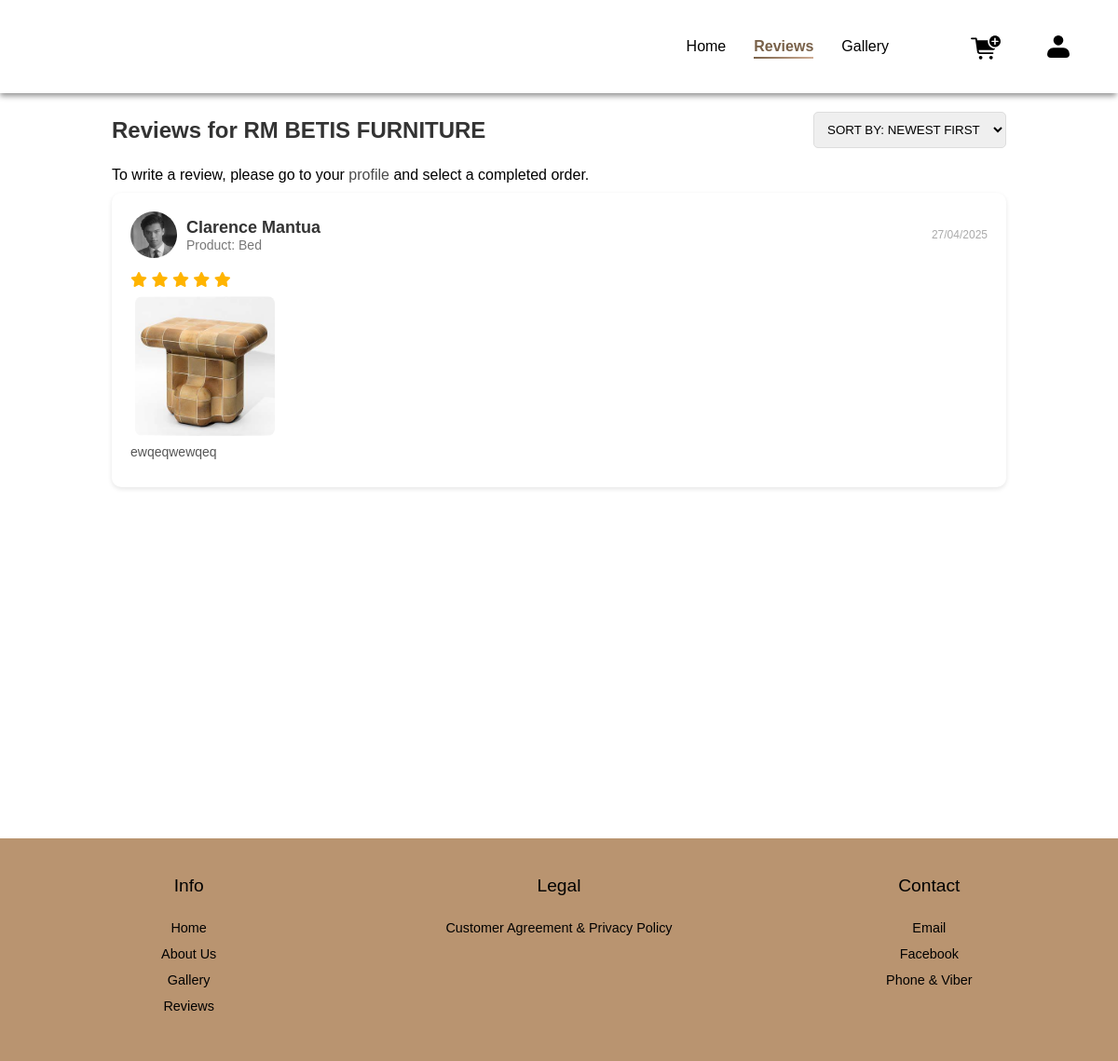
The page /Capstone_Client/reviews/review.php (signed in) on the database its author committed.
### tables this page shows
CREATE TABLE `tbl_reviews` (
  `Review_ID` int(11) NOT NULL AUTO_INCREMENT,
  `User_ID` varchar(150) NOT NULL,
  `Product_ID` int(11) DEFAULT NULL,
  `Purchase_ID` int(11) DEFAULT NULL,
  `Rating` int(1) NOT NULL,
  `Review_Text` text DEFAULT NULL,
  `Review_Date` timestamp NOT NULL DEFAULT current_timestamp(),
  `PicPath` varchar(255) DEFAULT NULL,
  PRIMARY KEY (`Review_ID`),
  KEY `User_ID` (`User_ID`),
  KEY `tbl_reviews_ibfk_2` (`Product_ID`),
  KEY `tbl_reviews_ibfk_3` (`Purchase_ID`),
  CONSTRAINT `tbl_reviews_ibfk_1` FOREIGN KEY (`User_ID`) REFERENCES `tbl_user_info` (`User_ID`) ON DELETE CASCADE,
  CONSTRAINT `tbl_reviews_ibfk_2` FOREIGN KEY (`Product_ID`) REFERENCES `tbl_prod_info` (`Product_ID`) ON DELETE SET NULL,
  CONSTRAINT `tbl_reviews_ibfk_3` FOREIGN KEY (`Purchase_ID`) REFERENCES `tbl_purchase_history` (`Purchase_ID`) ON DELETE SET NULL
);

CREATE TABLE `tbl_user_info` (
  `User_ID` varchar(150) NOT NULL,
  `Last_Name` varchar(300) DEFAULT NULL,
  `First_Name` varchar(300) DEFAULT NULL,
  `Middle_Name` varchar(300) DEFAULT NULL,
  `Home_Address` varchar(300) DEFAULT NULL,
  `Email_Address` varchar(300) DEFAULT NULL,
  `Mobile_Number` varchar(300) DEFAULT NULL,
  `Status` varchar(300) DEFAULT NULL,
  `Password` varchar(150) DEFAULT NULL,
  `PicPath` varchar(750) DEFAULT NULL,
  `Valid_ID_Path` varchar(255) DEFAULT NULL,
  `ID_Verification_Status` enum('Valid','Invalid','Unverified') DEFAULT 'Unverified',
  `reset_code` int(11) DEFAULT NULL,
  `reset_code_expiry` datetime DEFAULT NULL,
  PRIMARY KEY (`User_ID`),
  UNIQUE KEY `UQ_Email_Address` (`Email_Address`)
);

CREATE TABLE `tbl_prod_info` (
  `Product_ID` int(11) NOT NULL AUTO_INCREMENT,
  `Product_Name` varchar(255) NOT NULL,
  `Description` text DEFAULT NULL,
  `Category` varchar(100) DEFAULT NULL,
  `Sizes` varchar(100) DEFAULT NULL,
  `Color` varchar(50) DEFAULT NULL,
  `Stock` varchar(100) DEFAULT NULL,
  `Assembly_Required` varchar(255) DEFAULT NULL,
  `ImageURL` varchar(255) DEFAULT NULL,
  `Price` varchar(255) NOT NULL,
  `Sold` varchar(255) DEFAULT NULL,
  `DateAdded` timestamp NOT NULL DEFAULT current_timestamp(),
  `LastUpdate` timestamp NOT NULL DEFAULT current_timestamp() ON UPDATE current_timestamp(),
  `GLB_File_URL` varchar(255) DEFAULT NULL,
  `product_type` enum('readymade','custom') DEFAULT 'readymade',
  PRIMARY KEY (`Product_ID`)
);

### Capstone_Client/reviews/review.php (the view, shortened to what this page needs)
<?php
include("../config/database.php");
$product_id = isset($_GET['product_id']) ? (int)$_GET['product_id'] : null;
$product = null;
$reviewStmt = $pdo->prepare("
    SELECT r.*, u.First_Name, u.Last_Name, u.PicPath as Profile_Pic, p.Product_Name, p.ImageURL
    FROM tbl_reviews r
    JOIN tbl_user_info u ON r.User_ID = u.User_ID
    JOIN tbl_prod_info p ON r.Product_ID = p.Product_ID
    ORDER BY r.Review_Date DESC
");
$reviewStmt->execute();
$reviews = $reviewStmt->fetchAll(PDO::FETCH_ASSOC);
?>
<!DOCTYPE html>
<html lang="en">
<head>
    <link rel="stylesheet" href="../static/css-files/home.css">
    <link rel="stylesheet" href="../static/css-files/review.css">
    <link rel="stylesheet" href="../static/css-files/edit-review.css">
    <link rel="stylesheet" href="https://cdnjs.cloudflare.com/ajax/libs/font-awesome/6.4.2/css/all.min.css" />
    <link rel="stylesheet" href="https://cdn.jsdelivr.net/npm/swiper@11/swiper-bundle.min.css"/>
</head>
<body>
<header>
  <nav class="navbar">
    <a href="../dashboard/home.php" class="logo">
    </a>
    <ul class="menu-links">
      <li class="dropdown">
        <a href="../dashboard/home.php">Home</a>
      </li>
      <li><a href="../reviews/review.php" class="active">Reviews</a></li>
      <li><a href="../gallery/gallery.php" >Gallery</a></li>
      <li><a href="../cart/cart.php" class="cart" id="cart">Cart</a></li>
      <li class="dropdown">
        <a href="../profile/profile.php" class="profile" id="sign_in">Profile</a>
      </li>
    </ul>
  </nav>
</header>
<main>
    <div class="container">
        <div class="header">
            <h1>Reviews for RM BETIS FURNITURE</h1>
            <select id="sort-reviews">
                <option value="newest">SORT BY: NEWEST FIRST</option>
            </select>
        </div>
        <?php if ($product): ?>
            <div class="form-container">
                <h2>Submit Review for <?= htmlspecialchars($product['Product_Name']) ?></h2>
                <form id="review-form" method="POST" action="submit_review.php" enctype="multipart/form-data">
                    <input type="hidden" name="product_id" value="<?= htmlspecialchars($product['Product_ID']) ?>">
                    <textarea name="review_text" placeholder="Your Review" required></textarea>
                    <label for="rating">Rating:</label>
                    <select name="rating" id="rating" required>
                        <option value="">Select Rating</option
                        <?php for ($i = 1; $i <= 5; $i++): ?>
                            <option value="<?= $i ?>"><?= $i ?> Star<?= $i > 1 ? 's' : '' ?></option>
                        <?php endfor; ?>
                    </select>
                    <label for="review_image">Upload Images:</label>
                    <input type="file" name="review_image[]" accept="image/*" multiple>
                    <button type="submit">Submit Review</button>
                </form>
            </div>
        <?php elseif (!$product_id): ?>
            <div class="no-reviews-message">
                <p>To write a review, please go to your <a href="../profile/profile.php">profile</a> and select a completed order.</p>
            </div>
        <?php endif; ?>
<div id="reviews">
    <?php foreach ($reviews as $review): ?>
        <div class="review-card">
            <div class="review-header">
                <?php
                $baseUrl = 'http://localhost/Capstone_Beta/';
                $profilePicPath = !empty($review['Profile_Pic']) ? $baseUrl . $review['Profile_Pic'] : $baseUrl . 'static/images/default-profile.png';
                ?>
                <img src="<?= htmlspecialchars($profilePicPath) ?>"
                     alt="Profile picture" width="50" height="50"/>
                <div class="info">
                    <h3><?php echo htmlspecialchars($review['First_Name'] . ' ' . $review['Last_Name']); ?></h3>
                    <p class="product">Product: <?php echo htmlspecialchars($review['Product_Name']); ?></p>
                </div>
                <div class="date">
                    <?php echo date('d/m/Y', strtotime($review['Review_Date'])); ?>
                </div>
            </div>
            <div class="review-body">
                <div class="rating">
                    <?php for ($i = 1; $i <= 5; $i++): ?>
                        <i class="fas fa-star <?php echo $i <= $review['Rating'] ? 'active' : ''; ?>"></i>
                    <?php endfor; ?>
                </div>
                <?php
                if (!empty($review['PicPath'])) {
                    $images = json_decode($review['PicPath'], true);
                    if (is_array($images)) {
                        foreach ($images as $image) {
                            $fullImagePath = $baseUrl . $image;
                            echo '<img src="' . htmlspecialchars($fullImagePath) . '" alt="Review Image" class="review-image" onclick="openModal(\'' . htmlspecialchars($fullImagePath) . '\')">';
                        }
                    }
                }
                ?>
                <p><?php echo htmlspecialchars($review['Review_Text']); ?></p>
            </div>
        </div>
    <?php endforeach; ?>
</div>
</main>
<footer class="footer">
  <div class="footer-row">
    <div class="footer-col">
      <h4>Info</h4>
      <ul class="links">
        <li><a href="home.php">Home</a></li>
        <li><a href="#about-section">About Us</a></li>
        <li><a href="../gallery/gallery.php">Gallery</a></li>
        <li><a href="../reviews/review.php">Reviews</a></li>
      </ul>
    </div>
    <div class="footer-col">
      <h4>Legal</h4>
      <ul class="links">
      <li><a href="../agreement/agreement.html">Customer Agreement & Privacy Policy</a></li>
      </ul>
    </div>
    <div class="footer-col">
    <h4>Contact</h4>
    <ul class="links">
      <li><a href="https://mail.google.com/mail/u/0/?fs=1&to=Rmbetisfurniture@yahoo.com&su=Your+Subject+Here&body=Your+message+here.&tf=cm" target="_blank">Email</a></li>
      <li><a href="https://www.facebook.com/BetisFurnitureExtension" target="_blank">Facebook</a></li>
      <li><a href="viber://chat?number=%2B6396596602006">Phone & Viber</a></li>
    </ul>
</div>
    </div>
</footer>
</body>
</html>

### Capstone_Client/static/css-files/Home.css (style rules this page uses)
* { margin: 0; padding: 0; box-sizing: border-box; font-family: 'Marcellus', sans-serif; }
:root { --main-bg-color: #B99470; --link-color: #000; --hover-color: #1dbf73; }
main { overflow: hidden; }
header { position: sticky; left: 0; top: 0; width: 100%; z-index: 1; padding: 20px; background-color: white; box-shadow: -1px 4px 6px -1px rgba(0,0,0,0.43); -webkit-box-shadow: -1px 4px 6px -1px rgba(0,0,0,0.43); -moz-box-shadow: -1px 4px 6px -1px rgba(0,0,0,0.43); height: 100px; display: flex; justify-content: center; align-items: center; z-index: 10000; }
.navbar .menu-links li a.active::after { content: ""; position: absolute; top: 20px; left: 0; width: 100%; height: 2px; background-image: linear-gradient(to right, #796149, #ffd7be, #796149); background-size: 200px 2px; animation: glow 2s infinite; }
header .navbar { max-width: 2000px; width: 100%; display: flex; align-items: center; justify-content: space-between; align-content: center; padding: 0 20px; }
.navbar .menu-links { display: flex; align-items: center; list-style: none; gap: 30px; }
.navbar .menu-links li a { color:black; font-weight: 500; text-decoration: none; transition: 0.2s ease; }
.dropdown { position: relative; }
.navbar .menu-links li a.active { color: #796149; font-weight: bold; position: relative; }
.logo { width: 150px; }
.cart { margin-left: 50px; display: inline-block; width: 3em; height: 2em; background-color: currentColor; -webkit-mask-image: var(--svg); mask-image: var(--svg); -webkit-mask-repeat: no-repeat; mask-repeat: no-repeat; -webkit-mask-size: 100% 100%; mask-size: 100% 100%; }
.profile { display: inline-block; width: 3em; height: 2em; background-color: currentColor; -webkit-mask-image: var(--svg); mask-image: var(--svg); -webkit-mask-repeat: no-repeat; mask-repeat: no-repeat; -webkit-mask-size: 100% 100%; mask-size: 100% 100%; }
main { min-height: 100vh; }
.info p { color: #4b5563; margin-bottom: 0.5rem; }
.footer { max-width: 100%; width: 100%; background-color: #B99470; padding: 40px 20px; }
.footer .footer-row { display: flex; flex-wrap: wrap; justify-content: space-between; gap: 2rem; }
.footer-row .footer-col { flex: 1; min-width: 200px; display: flex; align-items: center; text-align: center; flex-direction: column; }
.footer-row .footer-col h4 { color: black; font-size: 1.2rem; font-weight: 400; margin-bottom: 15px; }
.footer-col .links { margin-top: 10px; }
.footer-col .links li { list-style: none; margin-bottom: 10px; }
.footer-col .links li a { text-decoration: none; color: black; font-size: 0.9rem; }

### Capstone_Client/static/css-files/Review.css (style rules this page uses)
.container { width: 80%; margin: 20px auto; }
.header { display: flex; justify-content: space-between; align-items: center; margin-bottom: 20px; }
.header h1 { font-size: 24px; color: #333; }
.header select { padding: 10px; border: 1px solid #ddd; border-radius: 5px; }
.review-card { background-color: #fff; border-radius: 10px; box-shadow: 0 2px 5px rgba(0, 0, 0, 0.1); padding: 20px; margin-bottom: 20px; }
.review-header { display: flex; align-items: center; margin-bottom: 10px; }
.review-header img { border-radius: 50%; width: 50px; height: 50px; margin-right: 10px; }
.review-header .info { flex-grow: 1; }
.review-header .info h3 { margin: 0; font-size: 18px; color: #333; }
.review-header .info p { margin: 0; font-size: 14px; color: #777; }
.review-header .date { font-size: 12px; color: #aaa; }
.review-body { margin-bottom: 10px; }
.review-body p { margin: 0; font-size: 14px; color: #555; }
.review-footer .rating ,.fa-star { color: #ffb400; }
.no-reviews-message p { margin-top:10px; margin-bottom:10px; color:black; }
.no-reviews-message a { color: rgb(75, 75, 75); text-decoration: none; }
.fa-star { margin-top: 5px; margin-bottom: 5px; }
.review-image { width: 100px; height: 100px; object-fit: cover; cursor: pointer; margin: 10px; transition: transform 0.3s ease-in-out; }
.review-image { width: 150px; height: 150px; object-fit: cover; border-radius: 8px; margin: 5px; }

### rows shown on the page
tbl_reviews: User_ID.PicPath (picture), User_ID.Last_Name "Clarence Mantua", Product_ID.Product_Name "Bed", Review_Date "27/04/2025", Rating 5 (drawn), Review_Text "ewqeqwewqeq"
